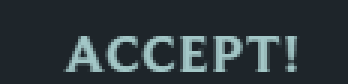
#> input picture Accept!.png, 116 x 28 px (shown 3 times larger)
$ python AutoClick.py
#> lines starting #> are read from the running program, lines starting #| are printed output that depends on the picture
from PIL import ImageGrab, Image
from pynput.mouse import Button, Controller
import cv2
import numpy as np
import time
import decimal

mouse = Controller()
accept_btn = cv2.imread("Accept!.png", 0)
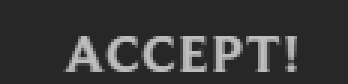
#> accept_btn: shape (28, 116) (shown 3 times larger); min 39, max 189, mean 56.3
w, h = accept_btn.shape[::-1]
#> w = 116; h = 28
clicked = False

while True:
#> (the run stopped early here; a loop or call above may not have finished)
